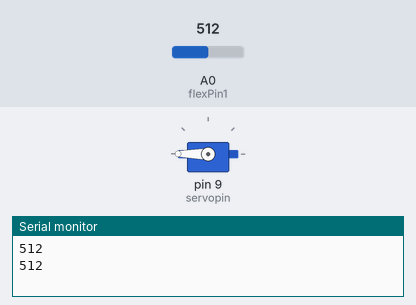
A sketch run on a simulated Arduino Uno, built with avr-gcc and run on an emulated ATmega328P. On the bench: servo, the last lines printed to the serial monitor. Inputs (shaded band) come from the test bench; at power-on: A0 (flexPin1) = 512.

Above: at 1.8 s.
1.9 s: A0 (flexPin1) set to 729
3.4 s: A0 (flexPin1) set to 754
At 4.3 s:
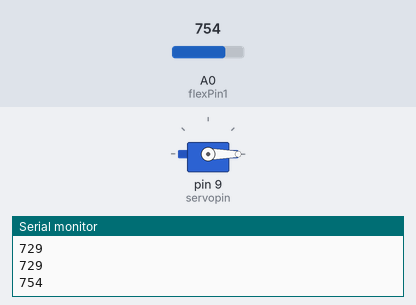
5.5 s: A0 (flexPin1) set to 122
At 7.1 s:
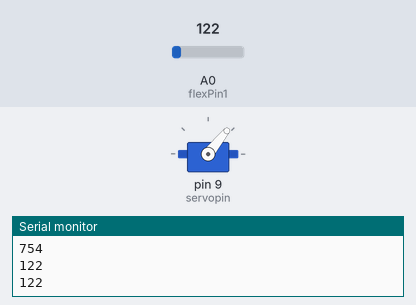
7.5 s: A0 (flexPin1) set to 0
At 8.6 s:
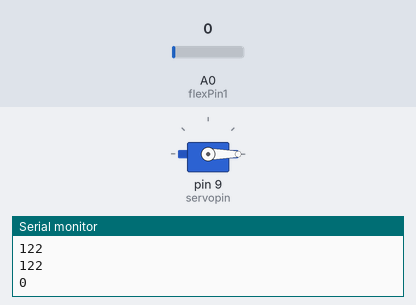
9.5 s: A0 (flexPin1) set to 306
At 11.3 s:
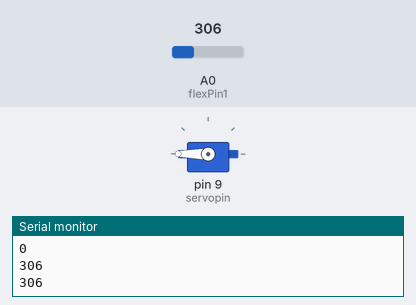
Timing chart, 0 to 12.5 s (numbered marks = the images above; inputs shaded):
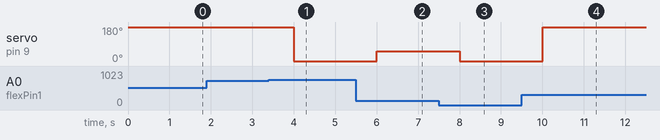

Measured:
- the behaviour switches between 744 and 745 on A0 (flexPin1) (found by bisection; images 0 and 1)
- after the input at 3.4 s, servo on pin 9 (servopin): 180° → 0° after 0.60 s
- after the input at 5.5 s, servo on pin 9 (servopin): 0° → 51° after 0.50 s
- after the input at 7.5 s, servo on pin 9 (servopin): 51° → 0° after 0.50 s
- after the input at 9.5 s, servo on pin 9 (servopin): 0° → 180° after 0.50 s

The sketch:

flex_and_servo.ino
```cpp
#include <Servo.h>

Servo servost;

const int servopin = 9;
const int flexPin1 = A0;
int flexvalue;
int a;
void setup() {
  servost.attach(servopin);
  Serial.begin(9600);

}

void loop() {
  flexvalue = analogRead(flexPin1);
  Serial.println(flexvalue);
  a = map(flexvalue, 50, 300, 0, 180);
  servost.write(a);
  delay(1000);
}
```
